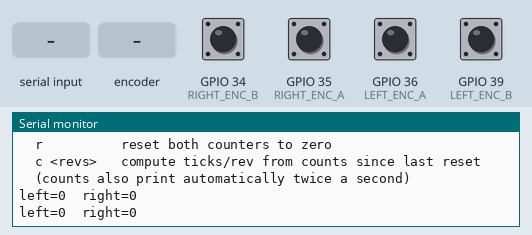
Recording of a sketch running on a simulated ESP32. Parts: the last lines printed to the serial monitor. The test bench sets the inputs (shaded band); at power-on: GPIO 34 (RIGHT_ENC_B), GPIO 35 (RIGHT_ENC_A), GPIO 36 (LEFT_ENC_A), GPIO 39 (LEFT_ENC_B) HIGH.

Above: at 1.2 s.
1.3 s: "r\n" received over Serial
At 1.46 s:
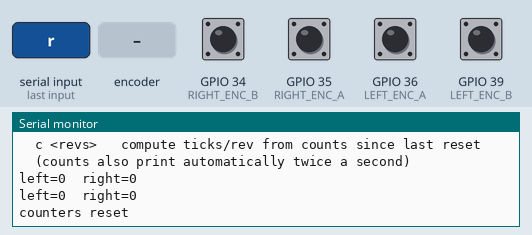
2.8 s: "90,45\n" received over Serial
At 2.96 s:
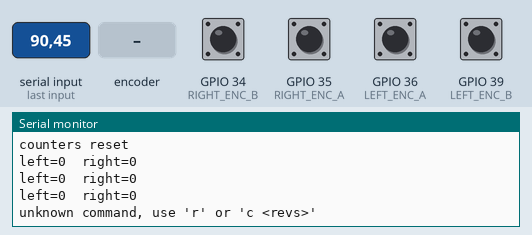
4.3 s: "c90\n" received over Serial
At 4.46 s:
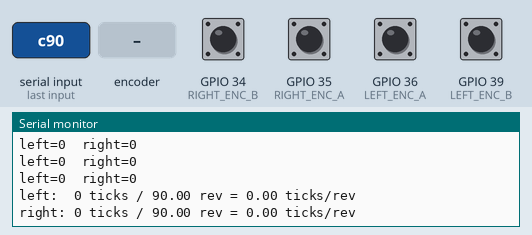
5.8 s: "c,45\n" received over Serial
At 5.96 s:
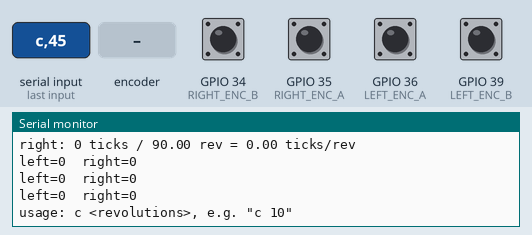
7.3 s: rotary encoder on GPIO 35 (RIGHT_ENC_A) / GPIO 39 (LEFT_ENC_B) turned 3 steps (first pin leading)
At 7.9 s:
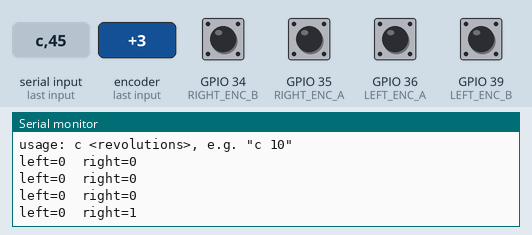
9.4 s: GPIO 34 (RIGHT_ENC_B) pulled LOW for 0.15 s
At 9.9 s:
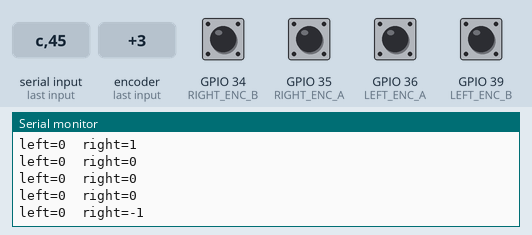
Timing chart, 0 to 12.0 s (numbered marks = the images above; inputs shaded):
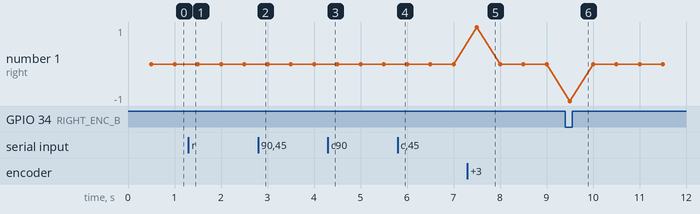

Measured:
- after the input at 1.3 s, the serial monitor: prints a new line at once (image 1)
- after the input at 2.8 s, the serial monitor: prints a new line at once (image 2)
- after the input at 4.3 s, the serial monitor: prints a new line at once (image 3)
- after the input at 5.8 s, the serial monitor: prints a new line at once (image 4)
- after the input at 7.3 s, the serial monitor: prints a new line after 0.20 s (image 5)
- after the input at 9.4 s, the serial monitor: prints a new line after 0.10 s (image 6)

The sketch:

encoder_calibration.ino
```cpp
/*
 * roombabot encoder ticks-per-revolution calibration
 *
 * Bench-only sketch for esp32_motor. It does NOT speak the wire protocol in
 * PROTOCOL.md -- it prints plain text over the same USB-CDC port so you can
 * drive it from the Arduino Serial Monitor before the real esp32_motor.ino
 * firmware exists. Flash the real firmware back afterwards; this sketch has
 * no motor control or command watchdog and should never drive the robot.
 *
 * Wiring (edit these four defines if your harness differs):
 *   left  A (green) -> GPIO36   left  B (white) -> GPIO39
 *   right A (green) -> GPIO35   right B (white) -> GPIO34
 *
 * GPIO 34-39 are input-only ESP32 pins with no internal pull resistors, so
 * this assumes the encoder outputs are actively driven (push-pull), which
 * holds for the stock Roomba 600 / Create 2 drive encoders.
 *
 * Procedure:
 *   1. Flash this sketch. Open Serial Monitor at 115200 baud, newline
 *      line ending.
 *   2. Stick a piece of tape on each wheel as a rotation reference mark.
 *   3. Type "r" + Enter to zero both counters.
 *   4. Rotate one wheel by hand through an exact number of full turns --
 *      10+ turns keeps stopping on a fractional tick from mattering much.
 *      Turning the wheel FORWARD must make its count increase; if it goes
 *      negative, that wheel's A/B pair is swapped from the PROTOCOL.md sign
 *      convention (increasing ticks == forward on both sides).
 *   5. Type "c <revolutions>" + Enter, e.g. "c 10", to print ticks/rev for
 *      both wheels from the counts accumulated since the last reset.
 *   6. Repeat a few times per wheel and average. Gearbox backlash and an
 *      imprecise hand-turn count dominate the error here, not the encoder.
 *
 * The result goes into encoder_ticks_per_revolution in
 * roombabot_controllers.yaml (see RUNNING.md).
 */

#define LEFT_ENC_A  36
#define LEFT_ENC_B  39
#define RIGHT_ENC_A 35
#define RIGHT_ENC_B 34

volatile int64_t left_ticks = 0;
volatile int64_t right_ticks = 0;
volatile uint8_t left_state = 0;
volatile uint8_t right_state = 0;

// x4 quadrature decode: table index is (previous 2-bit AB state << 2) | new
// 2-bit AB state; value is the tick delta for that transition (0 if the
// transition is illegal/bounced).
static const int8_t kQuadTable[16] = {
   0, -1,  1,  0,
   1,  0,  0, -1,
  -1,  0,  0,  1,
   0,  1, -1,  0
};

void IRAM_ATTR leftIsr() {
  uint8_t new_state = (digitalRead(LEFT_ENC_A) << 1) | digitalRead(LEFT_ENC_B);
  left_ticks += kQuadTable[(left_state << 2) | new_state];
  left_state = new_state;
}

void IRAM_ATTR rightIsr() {
  uint8_t new_state = (digitalRead(RIGHT_ENC_A) << 1) | digitalRead(RIGHT_ENC_B);
  right_ticks += kQuadTable[(right_state << 2) | new_state];
  right_state = new_state;
}

uint32_t last_print_ms = 0;

void setup() {
  Serial.begin(115200);
  pinMode(LEFT_ENC_A, INPUT);
  pinMode(LEFT_ENC_B, INPUT);
  pinMode(RIGHT_ENC_A, INPUT);
  pinMode(RIGHT_ENC_B, INPUT);

  left_state = (digitalRead(LEFT_ENC_A) << 1) | digitalRead(LEFT_ENC_B);
  right_state = (digitalRead(RIGHT_ENC_A) << 1) | digitalRead(RIGHT_ENC_B);

  attachInterrupt(digitalPinToInterrupt(LEFT_ENC_A), leftIsr, CHANGE);
  attachInterrupt(digitalPinToInterrupt(LEFT_ENC_B), leftIsr, CHANGE);
  attachInterrupt(digitalPinToInterrupt(RIGHT_ENC_A), rightIsr, CHANGE);
  attachInterrupt(digitalPinToInterrupt(RIGHT_ENC_B), rightIsr, CHANGE);

  Serial.println();
  Serial.println("roombabot encoder calibration");
  Serial.println("  r          reset both counters to zero");
  Serial.println("  c <revs>   compute ticks/rev from counts since last reset");
  Serial.println("  (counts also print automatically twice a second)");
  Serial.println();
}

void loop() {
  if (Serial.available()) {
    String line = Serial.readStringUntil('\n');
    line.trim();
    if (line.length() == 0) {
      // ignore blank lines
    } else if (line == "r") {
      noInterrupts();
      left_ticks = 0;
      right_ticks = 0;
      interrupts();
      Serial.println("counters reset");
    } else if (line.startsWith("c")) {
      float revs = line.substring(1).toFloat();
      if (revs <= 0) {
        Serial.println("usage: c <revolutions>, e.g. \"c 10\"");
      } else {
        int64_t lt, rt;
        noInterrupts();
        lt = left_ticks;
        rt = right_ticks;
        interrupts();
        Serial.print("left:  ");
        Serial.print((long)lt);
        Serial.print(" ticks / ");
        Serial.print(revs);
        Serial.print(" rev = ");
        Serial.print(fabs((double)lt) / revs, 2);
        Serial.println(" ticks/rev");
        Serial.print("right: ");
        Serial.print((long)rt);
        Serial.print(" ticks / ");
        Serial.print(revs);
        Serial.print(" rev = ");
        Serial.print(fabs((double)rt) / revs, 2);
        Serial.println(" ticks/rev");
      }
    } else {
      Serial.println("unknown command, use 'r' or 'c <revs>'");
    }
  }

  uint32_t now = millis();
  if (now - last_print_ms >= 500) {
    last_print_ms = now;
    int64_t lt, rt;
    noInterrupts();
    lt = left_ticks;
    rt = right_ticks;
    interrupts();
    Serial.print("left=");
    Serial.print((long)lt);
    Serial.print("  right=");
    Serial.println((long)rt);
  }
}
```
